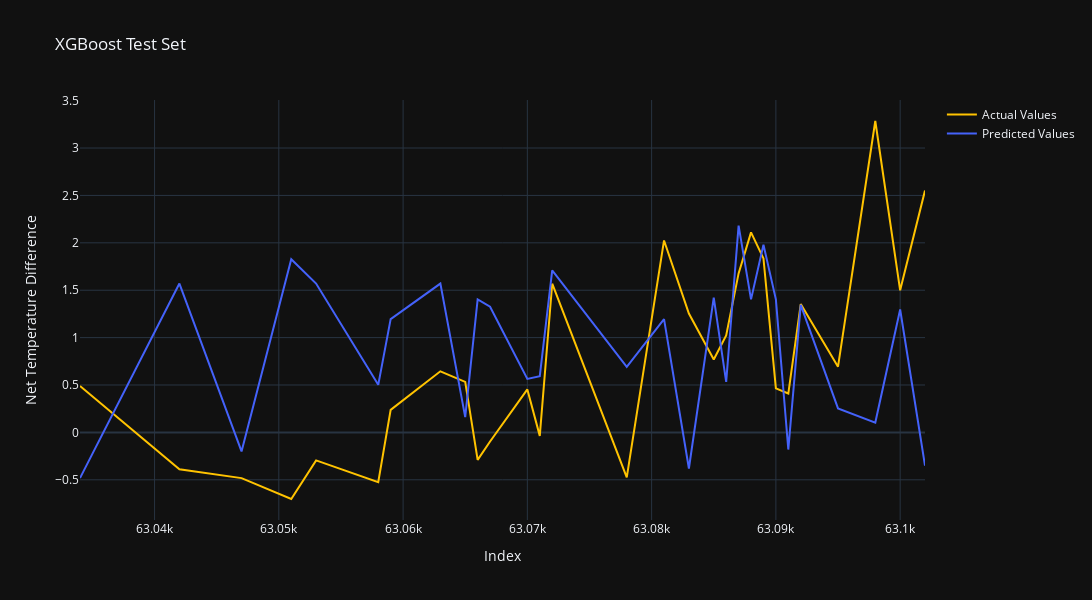

Source (notebook cell):
### Code cell
y_test_sorted= y_test.sort_index(ascending=True)

fig = make_subplots()

fig.add_trace(
    go.Scatter(x=y_test_sorted.keys(), y=y_test_sorted.values, name='Actual Values', mode='lines', line=dict(color="#FFC300"))
)

fig.add_trace(
    go.Scatter(x=y_test_sorted.keys(), y=reg_yhat, name='Predicted Values', mode='lines', line=dict(color="#4462FA"))
)

# Add figure title
fig.update_layout(
    title_text="XGBoost Test Set"
)

# Set x-axis title
fig.update_xaxes(title_text="Index")

# Set y-axes titles
fig.update_yaxes(title_text="Net Temperature Difference", secondary_y=False)

fig.update_layout(height=600, width=1200, template='plotly_dark')
fig.show()

### Figure 1 — Plotly figure (JSON) as saved in the notebook; plotly's stock layout.template omitted (floating-point values rounded to 4 significant figures)
{"data": [{"line": {"color": "#FFC300"}, "mode": "lines", "name": "Actual Values", "type": "scatter", "x": [63034, 63042, 63047, 63051, 63053, 63058, 63059, 63063, 63065, 63066, 63067, 63070, 63071, 63072, 63078, 63081, 63083, 63085, 63086, 63087, 63088, 63089, 63090, 63091, 63092, 63095, 63098, 63100, 63102], "y": [0.4892, -0.3878, -0.4823, -0.7024, -0.2955, -0.5253, 0.2375, 0.6444, 0.533, -0.2903, -0.09583, 0.4533, -0.03646, 1.568, -0.4741, 2.025, 1.253, 0.7686, 1.024, 1.678, 2.11, 1.836, 0.4653, 0.4101, 1.354, 0.6938, 3.285, 1.499, 2.551]}, {"line": {"color": "#4462FA"}, "mode": "lines", "name": "Predicted Values", "type": "scatter", "x": [63034, 63042, 63047, 63051, 63053, 63058, 63059, 63063, 63065, 63066, 63067, 63070, 63071, 63072, 63078, 63081, 63083, 63085, 63086, 63087, 63088, 63089, 63090, 63091, 63092, 63095, 63098, 63100, 63102], "y": [-0.4817, 1.57, -0.2003, 1.827, 1.57, 0.5019, 1.195, 1.57, 0.1608, 1.403, 1.326, 0.5649, 0.5931, 1.709, 0.6915, 1.195, -0.3807, 1.422, 0.5329, 2.182, 1.403, 1.98, 1.403, -0.1807, 1.346, 0.2535, 0.1039, 1.297, -0.3511]}], "layout": {"height": 600, "title": {"text": "XGBoost Test Set"}, "width": 1200, "xaxis": {"anchor": "y", "domain": [0, 1], "title": {"text": "Index"}}, "yaxis": {"anchor": "x", "domain": [0, 1], "title": {"text": "Net Temperature Difference"}}}}
